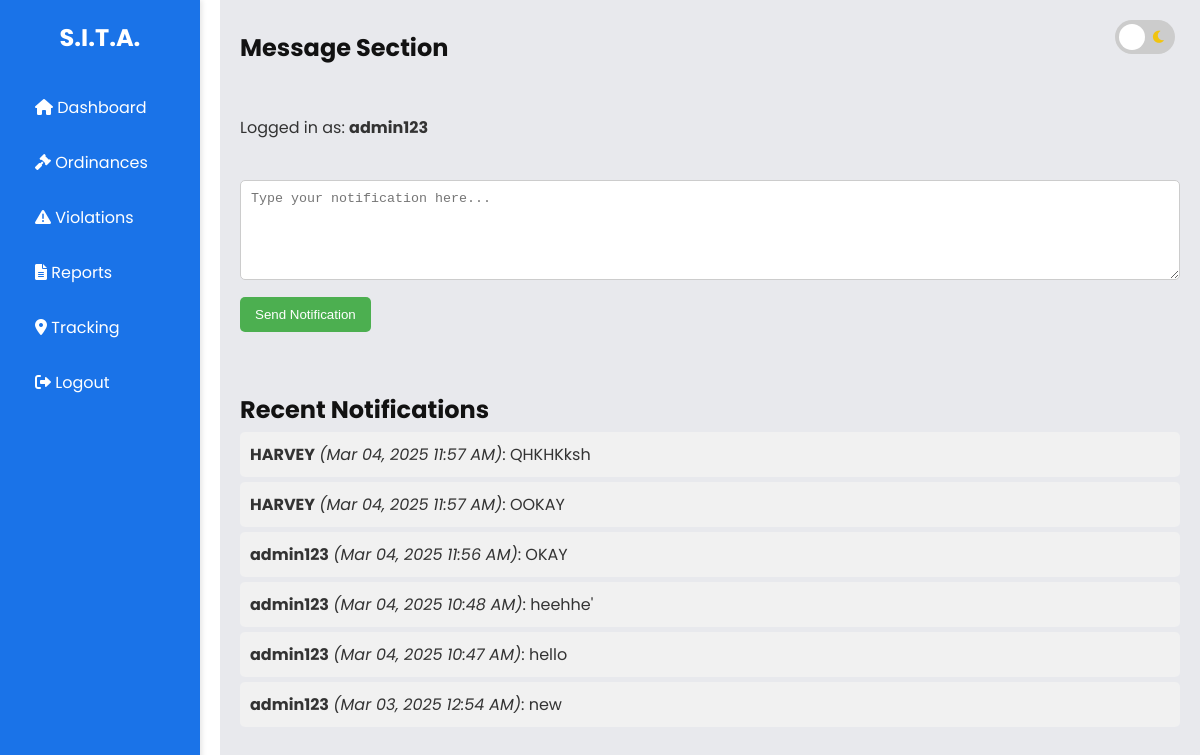
The app's page /user/notifications.php (signed in) with its own data.
### tables this page shows
CREATE TABLE `notifications` (
  `id` int(11) NOT NULL,
  `user_id` int(11) NOT NULL,
  `message` varchar(255) NOT NULL,
  `is_read` tinyint(1) DEFAULT 0,
  `timestamp` datetime DEFAULT current_timestamp()
);

CREATE TABLE `users` (
  `id` int(11) NOT NULL,
  `username` varchar(50) NOT NULL,
  `password` varchar(255) NOT NULL,
  `role` enum('user','admin') DEFAULT 'user',
  `status` enum('active','inactive') DEFAULT 'inactive',
  `last_login` datetime DEFAULT NULL,
  `last_active` datetime DEFAULT NULL,
  `created_at` datetime DEFAULT current_timestamp(),
  `updated_at` datetime DEFAULT current_timestamp() ON UPDATE current_timestamp(),
  `name` varchar(255) NOT NULL,
  `rank` varchar(255) NOT NULL,
  `badge_no` varchar(255) NOT NULL
);

### user/notifications.php (the view, shortened to what this page needs)
<?php
require_once "../database/db_connect.php";
$username = $_SESSION['username'];
$notifications = [];
$result = $data->query("SELECT username, message, timestamp FROM notifications n JOIN users u ON n.user_id = u.id ORDER BY timestamp DESC");
if ($result->num_rows > 0) {
    while ($row = $result->fetch_assoc()) {
        $notifications[] = $row;
    }
}
?>
<!DOCTYPE html>
<html lang="en">
<head>
    <link rel="stylesheet" href="css/admindashb.css">
    <link rel="stylesheet" href="https://cdnjs.cloudflare.com/ajax/libs/font-awesome/6.0.0-beta3/css/all.min.css">
</head>
<body>
    <div class="sidebar">
        <h2>S.I.T.A.</h2>
        <a href="dashboard.php"><i class="fas fa-home"></i> Dashboard</a>
        <a href="ordinance.php"><i class="fas fa-gavel"></i> Ordinances</a>
        <a href="violations.php"><i class="fas fa-exclamation-triangle"></i> Violations</a>
        <a href="report.php"><i class="fas fa-file-alt"></i> Reports</a>
        <a href="tracking.php"><i class="fas fa-map-marker-alt"></i> Tracking</a>
        <a href="#" class="logoutButton">
            <i class="fas fa-sign-out-alt"></i> Logout
        </a>
    </div>
    <div class="main-content">
        <div class="header">
            <h1 style="color: #121212">Message Section</h1>
        </div>
        <p class="logged-in-text">Logged in as: <strong><?php echo htmlspecialchars($username); ?></strong></p>
        <div class="theme-switch-wrapper">
            <label class="theme-switch" for="checkbox">
                <div class="slider round">
                    <i class="fas fa-sun"></i>
                    <i class="fas fa-moon"></i>
                </div>
            </label>
        </div>
        <div class="notification-form">
            <form id="notificationForm" method="POST" action="">
                <textarea id="notificationMessage" name="notificationMessage" placeholder="Type your notification here..." required></textarea>
                <button type="submit">Send Notification</button>
            </form>
        </div>
        <div class="notifications">
            <h2 style="color: #121212">Recent Notifications</h2>
            <ul id="notificationList">
                <?php foreach ($notifications as $notification): ?>
                    <li>
                        <strong><?php echo htmlspecialchars($notification['username']); ?></strong>
                        <em>(<?php echo htmlspecialchars(date('M d, Y h:i A', strtotime($notification['timestamp']))); ?>)</em>:
                        <?php echo htmlspecialchars($notification['message']); ?>
                    </li>
                <?php endforeach; ?>
            </ul>
        </div>
    </div>
</body>
</html>

### user/css/admindashb.css (style rules this page uses)
:root { --base-color: white; --base-variant: #e8e9ed; --text-color: #111528; --secondary-text: #232738; --primary-color: #3a435d; --accent-color: #0071ff; --sidebar-color: #1a73e8; --card-background: #f5f5f5; }
* { margin: 0; padding: 0; box-sizing: border-box; }
body { font-family: 'Poppins', sans-serif; background-color: var(--base-color); color: var(--text-color); display: flex; min-height: 100vh; }
.sidebar { width: 250px; background-color: var(--sidebar-color); color: white; display: flex; flex-direction: column; padding: 20px; gap: 10px; }
.sidebar h2 { margin-bottom: 20px; text-align: center; font-size: 1.5rem; font-weight: bold; }
.sidebar a { color: white; text-decoration: none; padding: 10px 15px; border-radius: 5px; transition: background-color 0.3s; }
.main-content { flex: 1; padding: 20px; background-color: var(--base-variant); display: flex; flex-direction: column; gap: 20px; }
.header { display: flex; justify-content: space-between; align-items: center; }
.header h1 { font-size: 1.5rem; }

### user/notifications.php (style rules this page uses)
:root { --background-color: #ffffff; --text-color: #000000; --sidebar-background: #1a73e8; --sidebar-text-color: #ffffff; --sidebar-hover-background: #1558b1; --notification-item-background: #f1f1f1; --notification-item-text: #333333; --textarea-background: #ffffff; --textarea-text: #000000; --textarea-border: #ccc; --header-background: #E8E9ED; --header-text-color: #333333; }
body { font-family: 'Poppins', sans-serif; display: flex; background-color: var(--background-color); color: var(--text-color); transition: background-color 0.3s, color 0.3s; }
.sidebar { position: fixed; top: 0; left: 0; width: 200px; height: 100%; background-color: var(--sidebar-background); color: var(--sidebar-text-color); padding: 20px; box-shadow: 2px 0 5px rgba(0, 0, 0, 0.1); overflow-y: auto; }
.main-content { margin-left: 220px; padding: 20px; width: 100%; }
.header { margin-bottom: 20px; padding: 10px 0; background-color: var(--header-background); }
.notification-form { margin: 20px 0; }
.notification-form textarea { width: 100%; height: 100px; margin-bottom: 10px; padding: 10px; background-color: var(--textarea-background); color: var(--textarea-text); border: 1px solid var(--textarea-border); border-radius: 5px; transition: background-color 0.3s, color 0.3s, border 0.3s; }
.notification-form button { padding: 10px 15px; background-color: #4CAF50; color: white; border: none; cursor: pointer; border-radius: 5px; }
.notifications { margin-top: 20px; }
.notifications ul { list-style-type: none; padding: 0; }
.notifications li { background: var(--notification-item-background); color: var(--notification-item-text); margin: 5px 0; padding: 10px; border-radius: 5px; transition: background-color 0.3s, color 0.3s; }
.theme-switch-wrapper { display: flex; align-items: center; position: absolute; right: 25px; top: 20px; }
.theme-switch { display: inline-block; height: 34px; position: relative; width: 60px; }
.slider { background-color: #ccc; bottom: 0; cursor: pointer; left: 0; position: absolute; right: 0; top: 0; transition: .4s; display: flex; align-items: center; justify-content: space-between; padding: 0 5px; }
.slider .fa-sun { color: #f39c12; font-size: 14px; margin-left: 4px; }
.slider .fa-moon { color: #f1c40f; font-size: 14px; margin-right: 4px; }
.slider:before { background-color: white; bottom: 4px; content: ""; height: 26px; left: 4px; position: absolute; transition: .4s; width: 26px; z-index: 1; }
.slider.round { border-radius: 34px; }
.slider.round:before { border-radius: 50%; }
.logged-in-text { color: #333; }

### records on screen
notifications: user.username "HARVEY", timestamp "Mar 04, 2025 11:57 AM", message "QHKHKksh"
notifications: user.username "HARVEY", timestamp "Mar 04, 2025 11:57 AM", message "OOKAY"
notifications: user.username "admin123", timestamp "Mar 04, 2025 11:56 AM", message "OKAY"
notifications: user.username "admin123", timestamp "Mar 04, 2025 10:48 AM", message "heehhe'"
notifications: user.username "admin123", timestamp "Mar 04, 2025 10:47 AM", message "hello"
notifications: user.username "admin123", timestamp "Mar 03, 2025 12:54 AM", message "new"

### other values on screen
$username "admin123"
